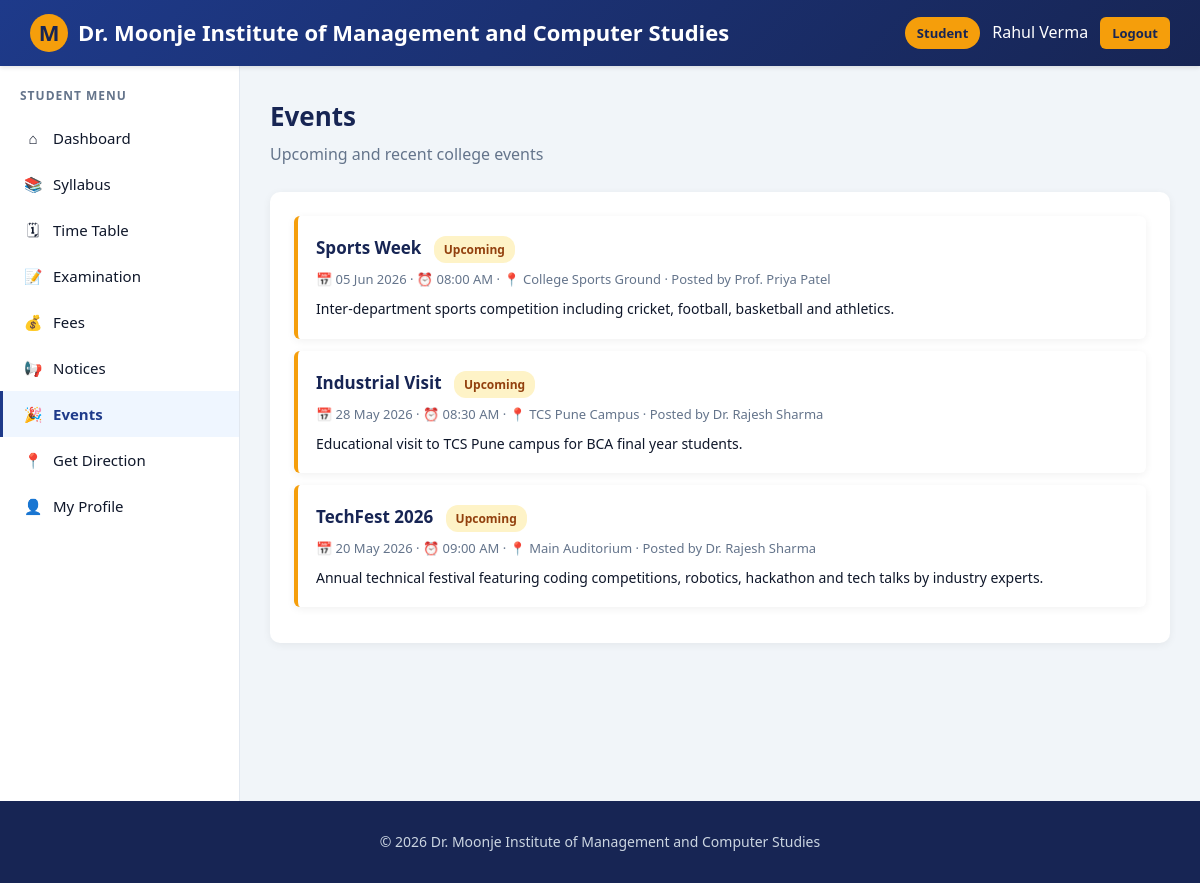
Page /student/events.php (signed in) on the committed database.
### tables this page shows
CREATE TABLE events (
    id INT AUTO_INCREMENT PRIMARY KEY,
    title VARCHAR(200) NOT NULL,
    description TEXT NOT NULL,
    event_date DATE NOT NULL,
    event_time TIME,
    venue VARCHAR(200),
    posted_by INT NOT NULL,
    created_at TIMESTAMP DEFAULT CURRENT_TIMESTAMP,
    FOREIGN KEY (posted_by) REFERENCES teachers(id) ON DELETE CASCADE
);

CREATE TABLE teachers (
    id INT AUTO_INCREMENT PRIMARY KEY,
    employee_id VARCHAR(20) NOT NULL UNIQUE,
    name VARCHAR(100) NOT NULL,
    email VARCHAR(100) NOT NULL UNIQUE,
    phone VARCHAR(15),
    password VARCHAR(255) NOT NULL,
    department VARCHAR(50) NOT NULL,
    designation VARCHAR(50),
    qualification VARCHAR(100),
    created_at TIMESTAMP DEFAULT CURRENT_TIMESTAMP
);

### config/db.php (called while the page is built, shortened)
<?php
function e($value) {
    return htmlspecialchars($value ?? '', ENT_QUOTES, 'UTF-8');
}

### student/events.php (the view, shortened to what this page needs)
<?php
require_once '../includes/student_header.php';
$res = $conn->query("SELECT e.*, t.name AS teacher_name FROM events e LEFT JOIN teachers t ON e.posted_by=t.id ORDER BY e.event_date DESC");
?>
<div class="page-header">
    <div>
        <h1>Events</h1>
        <p>Upcoming and recent college events</p>
    </div>
</div>
<div class="panel">
    <?php if($res->num_rows): while($ev=$res->fetch_assoc()):
        $isUpcoming = strtotime($ev['event_date']) >= strtotime(date('Y-m-d'));
    ?>
        <div class="list-item event">
            <h4><?= e($ev['title']) ?>
                <span class="status <?= $isUpcoming?'pending':'paid' ?>" style="margin-left:8px;">
                    <?= $isUpcoming?'Upcoming':'Past' ?>
                </span>
            </h4>
            <p class="meta">
                📅 <?= date('d M Y', strtotime($ev['event_date'])) ?>
                <?php if(!empty($ev['event_time'])): ?> · ⏰ <?= date('h:i A', strtotime($ev['event_time'])) ?><?php endif; ?>
                · 📍 <?= e($ev['venue']) ?> · Posted by <?= e($ev['teacher_name']) ?>
            </p>
            <p><?= nl2br(e($ev['description'])) ?></p>
        </div>
    <?php endwhile; else: ?>
        <p style="color:#64748b;">No events posted.</p>
    <?php endif; ?>
</div>
<?php require_once '../includes/student_footer.php'; ?>

### assets/css/style.css (style rules this page uses)
* { margin:0; padding:0; box-sizing:border-box; }
:root { --primary:#1e3a8a; --primary-dark:#172554; --secondary:#f59e0b; --accent:#0ea5e9; --light:#f8fafc; --dark:#0f172a; --gray:#64748b; --border:#e2e8f0; --success:#16a34a; --danger:#dc2626; --warning:#f59e0b; --card-shadow:0 2px 8px rgba(0,0,0,0.06); }
body { font-family:'Segoe UI', Tahoma, sans-serif; background:#f1f5f9; color:var(--dark); line-height:1.6; min-height:100vh; }
.page-header { display:flex; justify-content:space-between; align-items:center; margin-bottom:25px; flex-wrap:wrap; gap:12px; }
.page-header h1 { font-size:26px; color:var(--primary-dark); }
.page-header p { color:var(--gray); margin-top:4px; }
.panel { background:#fff; border-radius:10px; padding:24px; box-shadow:var(--card-shadow); margin-bottom:20px; }
.status { padding:4px 10px; border-radius:12px; font-size:12px; font-weight:600; display:inline-block; }
.status.pending { background:#fef3c7; color:#92400e; }
.list-item { padding:18px; background:#fff; border-left:4px solid var(--accent); border-radius:6px; margin-bottom:12px; box-shadow:var(--card-shadow); }
.list-item h4 { color:var(--primary-dark); margin-bottom:6px; font-size:17px; }
.list-item .meta { color:var(--gray); font-size:13px; margin-bottom:8px; }
.list-item p { color:var(--dark); font-size:14px; }
.list-item.event { border-left-color:var(--secondary); }

### rows in the picture
events: title "Sports Week", shows "Upcoming", event_date "05 Jun 2026", event_time "08:00 AM", venue "College Sports Ground", posted_by.name "Prof. Priya Patel", description "Inter-department sports competition including cricket, football, basketball and athletics."
events: title "Industrial Visit", shows "Upcoming", event_date "28 May 2026", event_time "08:30 AM", venue "TCS Pune Campus", posted_by.name "Dr. Rajesh Sharma", description "Educational visit to TCS Pune campus for BCA final year students."
events: title "TechFest 2026", shows "Upcoming", event_date "20 May 2026", event_time "09:00 AM", venue "Main Auditorium", posted_by.name "Dr. Rajesh Sharma", description "Annual technical festival featuring coding competitions, robotics, hackathon and tech talks by industry experts."

### other values in the picture
$_SESSION['student_name'] "Rahul Verma"
